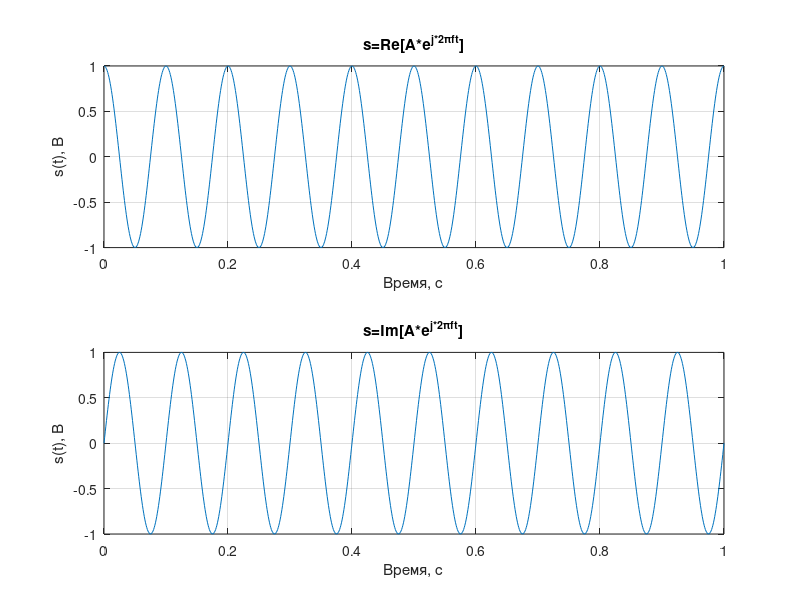
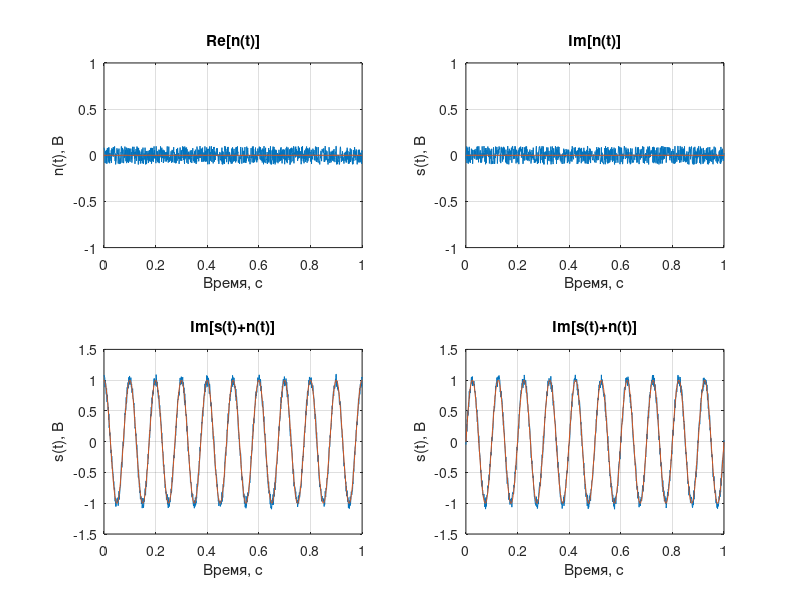
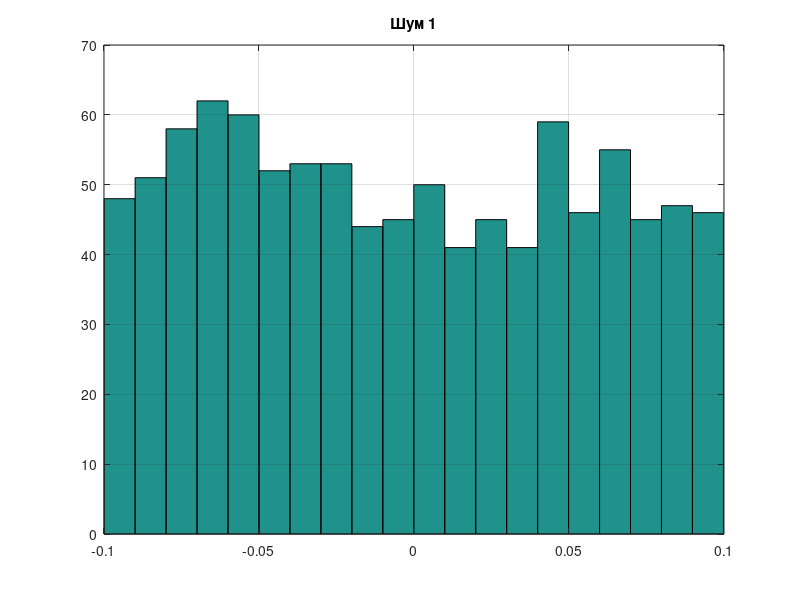
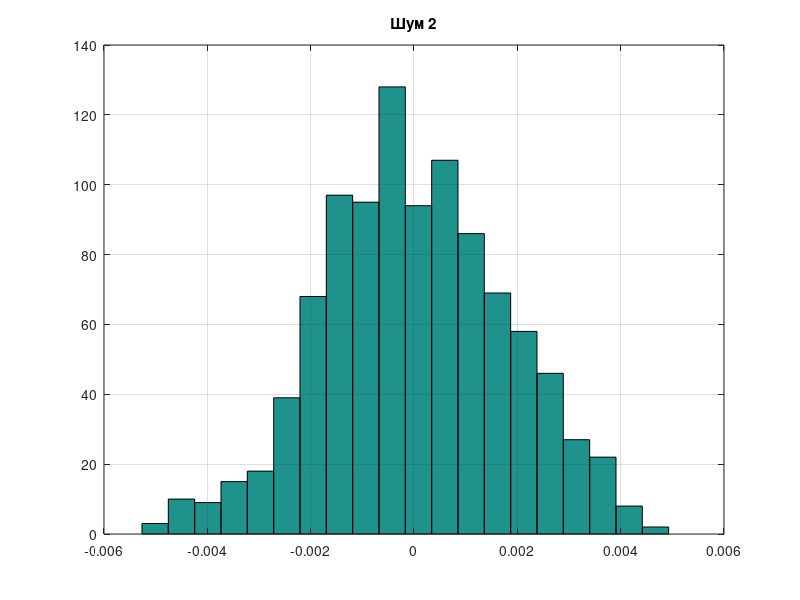

Write the MATLAB code that produced these figures, in order.
function praktika()
%Цифровые методы обработки в радиолокационных системах и комплексах
%% Пункт №1
%создаётся модель сигнала “шума” (распределение Рэлея), смесь ”сигнал+шум” (распределение Рэлея - Райса), параметры (проходили на практике) СКО шума, ампл. сигнала А.
%Среднее для Ш в квадратурах равно 0. Сигнал гармонический: частота (для одной точке по частоте, объём выборки по времени задаётся 100, 1000), фаза пост. начальная и по частоте изменяется в соответствии с заданной частотой.


T_all=1;

A=1;
f=10;
A_n=0.1;
T=0.001;

%[s,n]=punkt1(время наблюдения[c], период дискретизации[c], амплитуда сигнала[В], частота сигнала[Гц], максимальная амплитуда шума[В])
[s,n,t]=punkt1(T_all,T, A, f,A_n);

%% Пункт 2
%№2 – Алг., разрабатывается алгоритм (структура)- дам сегодня;
    %Приложение 1 (обобщённая схема на стр. 306).
    %а0=1, а1 = 1 для 0217;
    %а0=1, а1 = -1 для 0317.
    %Измеряется к-т передачи Ш и С+Ш (АЧХ, ФЧХ)
punkt2(s,n,t,T);


%№3 – Изм., пишется Программа: измерение моментов: среднего, среднего квадрата, дисперсии.
%Измеренное значение определяются как предел,
%соответствующих выборочных моментов (1 – го, 2 –го порядка).

end

function [s,n,t]=punkt1(time,T,A,f, A_n)
%% Задаю наблюдаемый промежуток времени
t=0:T:time;
%% Создаю сигнал
s=A*exp(1i*2*pi*f*t);
%% Шум
n=[];
for i=0:time/1000:time
    n(1,end+1)=A_n*((2*rand()-1)+1i*(2*rand()-1)); %Шум с равномерным распределением
    n(2,end)=0;
    for j=1:1000
        n(2,end)=n(2,end)+A_n*((2*rand()-1)+1i*(2*rand()-1)); %Шум с нормальным распределением
    end
    n(2,end)=n(2,end)/1000;
end
%% Формирование сигнала(графики)

    function grafiki1(s,n,t)
        figure(11)
        %% 
        subplot(2,1,1)
        plot(t,real(s))
        grid on
        title('s=Re[A*e^{j*2\pift}]')
        xlabel('Время, с')
        ylabel('s(t), В')
        %% 
        subplot(2,1,2)
        plot(t,imag(s))
        grid on
        title('s=Im[A*e^{j*2\pift}]')
        xlabel('Время, с')
        ylabel('s(t), В')
        %% Шум (графики)
        figure(12)
        subplot(2,2,1)
        plot(t,real(n))
        grid on
        title('Re[n(t)]')
        xlabel('Время, с')
        ylabel('n(t), В')
        ylim([-1 1])
        %% 
        subplot(2,2,2)
        plot(t,imag(n))
        grid on
        title('Im[n(t)]')
        xlabel('Время, с')
        ylabel('s(t), В')
        ylim([-1 1])
        %% сигнал 
        subplot(2,2,3)
        plot(t,real(s+n))
        grid on
        title('Im[s(t)+n(t)]')
        xlabel('Время, с')
        ylabel('s(t), В')
        %% 
        subplot(2,2,4)
        plot(t,imag(s+n))
        grid on
        title('Im[s(t)+n(t)]')
        xlabel('Время, с')
        ylabel('s(t), В')
        %% Распределение шума
        figure(13)
        hist(real(n(1,:)),20)
        grid on
        title('Шум 1')
        figure(14)
        hist(real(n(2,:)),20)
        grid on
        title('Шум 2')
        
    end
grafiki1(s,n,t)
end

function punkt2(s,n,t,T)
%% Параметры фильтра
a0=1;
a1=1;
%% Разностное уравнение фильтра
    function y=filter(a0,a1,x0,x1)
        % x0=x_i, x1=x_i-1
        if isnan(x1) x1=0; end
        y=a0*x0+a1*x1;        
    end
%% ИХ фильтра
    function tr1(a0,a1)
        figure(21)
        delta=[0 1 0 0 0 0 0 0 0 0 0 0];
        h=[];
        for j=2:length(delta)
            h=[h filter(a0,a1,delta(j),delta(j-1))];
        end
        j=2:length(delta);
        stem(j-2,h,'filled','LineWidth',2);
        grid on
        hold on
        title('Импульсная характеристика ЦФ')
        xlabel('Отсчёты, бины')
        ylabel('h(t),В')
        xlim([-0.5 length(delta)-1.5]);
    end
%tr1(a0,a1);
%% ЧХ фильтра
    function cfr1(a0,a1,T)
        figure(22)
        f=0:10^3;
        H=a0+a1*exp(-1i*(2*pi*f)*T);
        %% АЧХ
        subplot(2,1,1)
        plot(f,abs(H));
        title('АЧХ');
        xlabel('Частота, Гц')
        ylabel('|H|, В/Гц')
        grid on
        %% ФЧХ
        subplot(2,1,2)
        plot(f,angle(H));
        title('ФЧХ');
        xlabel('Частота, Гц')
        ylabel('\phi, \circ')
        grid on
        %% Коэффициент передачи (неправильно)
        %figure(5)
        %plot(f,abs(H).^2);
        %title('Коэффициент передачи');
        %xlabel('Частота, Гц')
        %ylabel('')
        %grid on
    end
%cfr1(a0,a1,T);

%% прохождение сингала через фильтр
y_s=0;
y_n=0;
y_sn=0;
for i=2:length(s)
    y_s=[y_s filter(a0,a1,s(i),s(i-1))];
    y_n=[y_n filter(a0,a1,n(i),n(i-1))];
    y_sn=[y_sn filter(a0,a1,(s(i)+n(i)),(s(i-1)+n(i-1)))];
end
%% Временные диаграммы
    function grafiki2(s,n,t,y_s,y_n,y_sn) 
        %% -----------------------------------------------------
        %% s(t)
        figure(24)
        %%
        subplot(2,2,1)
        plot(t,real(s))
        grid on
        title('s=Re[A*e^{j*2\pift}]')
        xlabel('Время, с')
        ylabel('s(t), В')
        %%
        subplot(2,2,2)
        plot(t,imag(s))
        grid on
        title('s=Im[A*e^{j*2\pift}]')
        xlabel('Время, с')
        ylabel('s(t), В')
        %%
        subplot(2,2,3)
        plot(t,real(y_s))
        grid on
        title('Сигнал на выходе фильтра(действительная часть)')
        xlabel('Время, с')
        ylabel('y(t), В')
        %%
        subplot(2,2,4)
        plot(t,imag(y_s))
        grid on
        title('Сигнал на выходе фильтра(мнимая часть)')
        xlabel('Время, с')
        ylabel('y(t), В')
        %% --------------------------------------
        %% n(t)
        figure(25)
        %%
        subplot(2,2,1)
        plot(t,real(n))
        grid on
        title('Re[n(t)]')
        xlabel('Время, с')
        ylabel('n(t), В')
        %%
        subplot(2,2,2)
        plot(t,imag(n))
        grid on
        title('Im[n(t)]')
        xlabel('Время, с')
        ylabel('n(t), В')
        %%
        subplot(2,2,3)
        plot(t,real(y_n))
        grid on
        title('Шум на выходе фильтра(действительная часть)')
        xlabel('Время, с')
        ylabel('y(t), В')
        %%
        subplot(2,2,4)
        plot(t,imag(y_n))
        grid on
        title('Шум на выходе фильтра(мнимая часть)')
        xlabel('Время, с')
        ylabel('y(t), В')
        %% --------------------------------------
        %% s(t)+n(t)
        figure(26)
        %%
        subplot(2,2,1)
        plot(t,real(s+n))
        grid on
        title('Re[s(t)+n(t)]')
        xlabel('Время, с')
        ylabel('s(t), В')
        %%
        subplot(2,2,2)
        plot(t,imag(s+n))
        grid on
        title('Im[s(t)+n(t)]')
        xlabel('Время, с')
        ylabel('s(t), В')
        %%
        subplot(2,2,3)
        plot(t,real(s+n))
        grid on
        title('Сигнал на выходе фильтра(действительная часть)')
        xlabel('Время, с')
        ylabel('y(t), В')
        %%
        subplot(2,2,4)
        plot(t,imag(s+n))
        grid on
        title('Сигнал на выходе фильтра(мнимая часть)')
        xlabel('Время, с')
        ylabel('y(t), В')
    end
%grafiki2(s,n,t,y_s,y_n,y_sn);

end